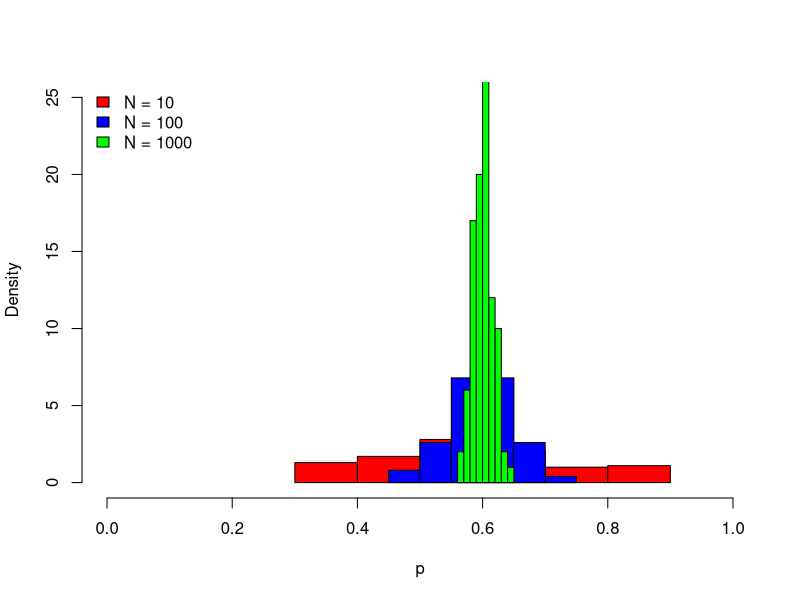
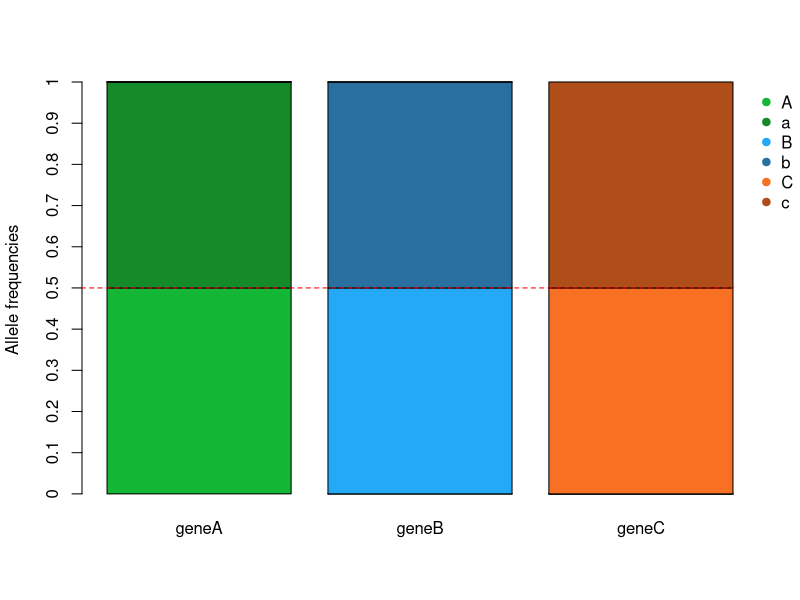
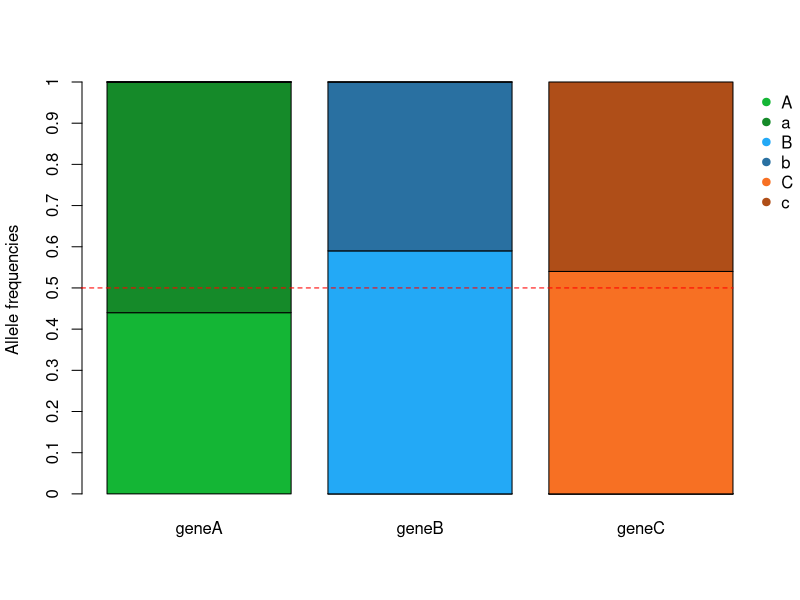
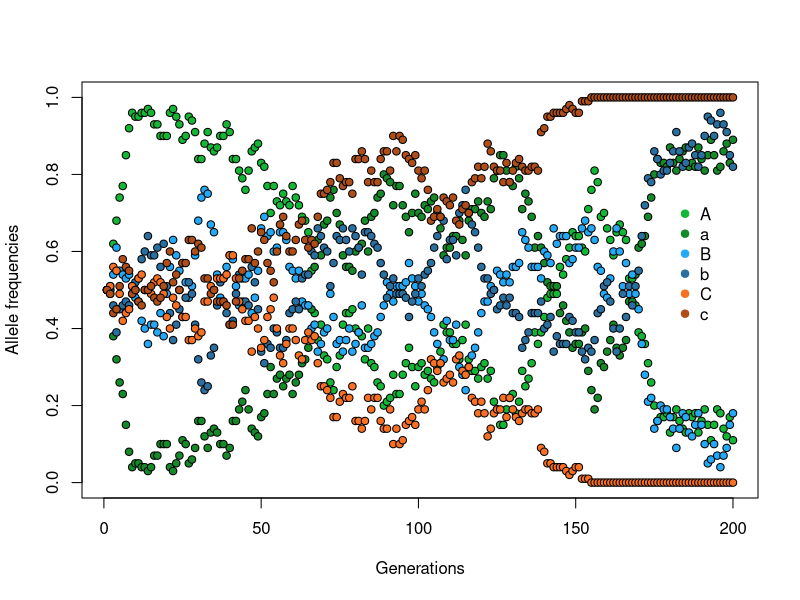

Write the R code that produced these figures, in order. (Note: a time limit stopped this script after it produced the figures.)
## ---- chunk 1
knitr::opts_chunk$set(echo = TRUE)
x <- c("DT", "tidyverse", "RColorBrewer", "learnPopGen")
lapply(x, require, character.only = T)
rm(x)
## ---- chunk 2
A1_10_freq <- rep(NA, 100)
for(i in 1:100){
  A1_10 <- sample(c("A1", "A2"), 10, replace = T, prob = c(0.6, 0.4))
  A1_10_freq[i] <- sum(A1_10[] == "A1")/length(A1_10)
}
A1_100_freq <- rep(NA, 100)
for(i in 1:100){
  A1_100 <- sample(c("A1", "A2"), 100, replace = T, prob = c(0.6, 0.4))
  A1_100_freq[i] <- sum(A1_100[] == "A1")/length(A1_100)
}
A1_1000_freq <- rep(NA, 100)
for(i in 1:100){
  A1_1000 <- sample(c("A1", "A2"), 1000, replace = T, prob = c(0.6, 0.4))
  A1_1000_freq[i] <- sum(A1_1000[] == "A1")/length(A1_1000)
}

hist(A1_10_freq, col='red', xlim = c(0,1), ylim=c(0,25), freq = F,
     xlab = "p", main = "")
hist(A1_100_freq, col='blue', add=TRUE, freq = FALSE)
hist(A1_1000_freq, col='green', add=TRUE, freq = FALSE)
legend("topleft", legend = c("N = 10", "N = 100", "N = 1000"), fill = c("red", "blue", "green"), bty = "n")

## ---- chunk 3
pop.ls <- list(geneA = c(rep("A",50), rep("a",50)), 
               geneB = c(rep("B",50), rep("b",50)),
               geneC = c(rep("C",50), rep("c",50)))

pop.df <- data.frame(Gene = c(rep("geneA", 100),
                              rep("geneB", 100),
                              rep("geneC", 100)),
                     Alleles = matrix(unlist(pop.ls),
                                      ncol = 1, byrow=F))

barplot(
  table(pop.df$Allele,
        pop.df$Gene)/nrow(pop.df[pop.df$Gene == "geneA",]),
  col = c("#14B635", "#158A29",
          "#23A9F6", "#2970A1",
          "#F77023", "#AF4E18"),
  xlab="",
  ylab="Allele frequencies",
  axes = F
)
axis(side = 2,
     labels = seq(from = 0, to = 1, by = 0.1),
     at = seq(from = 0, to = 1, by = 0.1))
lines(x = c(0.06,1,2,3,3.6),
      y = c(0.5, 0.5, 0.5, 0.5, 0.5),
      lty = 2, col = "red")
par(xpd=TRUE)
legend(3.7, 1, c("A", "a", "B", "b", "C", "c"),
       pch = rep(19, 4), col = c("#14B635", "#158A29",
                                 "#23A9F6", "#2970A1",
                                 "#F77023", "#AF4E18"),
       horiz = F, bty = "n")
## ---- chunk 4
set.seed(482)
pop.ls.t1 <- lapply(pop.ls, sample, 100, replace = T)
pop.df.t1 <- data.frame(Gene = c(rep("geneA", 100),
                                 rep("geneB", 100), 
                                 rep("geneC", 100)),
                     Alleles = matrix(unlist(pop.ls.t1),
                                      ncol = 1, byrow=F))
barplot(
  table(pop.df.t1$Allele,
        pop.df.t1$Gene)/nrow(pop.df.t1[pop.df.t1$Gene == "geneA",]),
  col = c("#14B635", "#158A29",
          "#23A9F6", "#2970A1",
          "#F77023", "#AF4E18" ),
  xlab="",
  ylab="Allele frequencies",
  axes = F
)
axis(side = 2, labels = seq(from = 0, to = 1, by = 0.1),
     at = seq(from = 0, to = 1, by = 0.1))
lines(x = c(0.06,1,2,3,3.6), y = c(0.5, 0.5, 0.5, 0.5, 0.5),
      lty = 2, col = "red")
par(xpd=TRUE)
legend(3.7, 1, c("A", "a", "B", "b", "C", "c"),
       pch = rep(19, 4), col = c("#14B635", "#158A29",
                                 "#23A9F6", "#2970A1",
                                 "#F77023", "#AF4E18" ),
       horiz = F, bty = "n")
## ---- chunk 5
set.seed(23561)
geneA <- vector(mode = "list", length = 200)
geneB <- vector(mode = "list", length = 200)
geneC <- vector(mode = "list", length = 200)
geneA[[1]] <- pop.ls[[1]]
geneB[[1]] <- pop.ls[[2]]
geneC[[1]] <- pop.ls[[3]]

for (i in 2:200) {
  geneA[[i]] <- sample(geneA[[i-1]], 100, replace = T)
  geneB[[i]] <- sample(geneB[[i-1]], 100, replace = T)
  geneC[[i]] <- sample(geneC[[i-1]], 100, replace = T)
}

freqA <- NULL
freqa <- NULL
freqB <- NULL
freqb <- NULL 
freqC <- NULL
freqc <- NULL 
for (i in 1:200) {
  freqA[i] <- sum(geneA[[i]] == "A")/ length(geneA[[i]])
  freqa[i] <- sum(geneA[[i]] == "a")/ length(geneA[[i]])
  freqB[i] <- sum(geneB[[i]] == "B")/ length(geneB[[i]])
  freqb[i] <- sum(geneB[[i]] == "b")/ length(geneB[[i]])
  freqC[i] <- sum(geneC[[i]] == "C")/ length(geneC[[i]])
  freqc[i] <- sum(geneC[[i]] == "c")/ length(geneC[[i]])
}

plot(1,0, type="n", xlim=c(1,200), ylim=c(0,1),
     main = "",
     xlab="Generations", ylab="Allele frequencies")
points(1:200, freqA, pch = 21, col = "black", bg = "#14B635")
points(1:200, freqa, pch = 21, col = "black", bg = "#158A29")
points(1:200, freqB, pch = 21, col = "black", bg = "#23A9F6")
points(1:200, freqb, pch = 21, col = "black", bg = "#2970A1")
points(1:200, freqC, pch = 21, col = "black", bg = "#F77023")
points(1:200, freqc, pch = 21, col = "black", bg = "#AF4E18")
par(xpd=TRUE)
legend(180, .75, c("A", "a", "B", "b", "C", "c"),
       pch = rep(19, 4), col = c("#14B635", "#158A29",
                                 "#23A9F6", "#2970A1",
                                 "#F77023", "#AF4E18" ),
       horiz = F, bty = "n")
## ---- chunk 6
#| code-fold: true
#| code-summary: "Show the code"
# simulare il tempo medio di fissazione degli alleli
#pop.ls <- list(geneA = c(rep("A",50), rep("a",50)), 
#               geneB = c(rep("B",50), rep("b",50)),
#               geneC = c(rep("C",50), rep("c",50)))


# pop.ls  =  lista contenente i geni della popolazione
# num.sim = numero di volte la simulazione deve girare
sim.gen2fix <- function (pop.ls, num.sims) {
  
  # numero totale di loci per ogni gene   
  n <- length(pop.ls[[1]])
  # numero di geni differenti nella popolazione
  n.genes <- length(pop.ls)
  # lista vuota per i risultati della simulazione
  generations <- vector(mode = "list", length = length(pop.ls))
  for (h in 1:n.genes){
    generations[[h]] <- rep(0, num.sims)
  }
  names(generations) <- names(pop.ls)
  
  # ciclo di simulazione 
  for (i in 1:num.sims) {
    temp.pop.ls <- pop.ls
    for (y in 1:n.genes) {
      while (max(table(temp.pop.ls[[y]])) < n) {
        temp.pop.ls[[y]] <- sample(temp.pop.ls[[y]],
                                   100, replace = T)
        generations[[y]][i] <- generations[[y]][i] + 1
      }
    }
  }
  
    # statistiche descrittive dei risultati
  df <- rbind(data.frame(lapply(generations, mean)),
        data.frame(lapply(generations, sd))) 
  rownames(df) <- c("mean", "sd")

  # ciclo per plottare i risultati
  # modificare se i geni da plottare sono > 4
  par(mfrow = c(2,2))
  for (z in 1:n.genes) {
    graph <- generations[[z]]
    hist(graph, 
         main = paste("Num. of generations to fix ",
                             names(generations[z])),
         xlab = "Generations")
    abline(v=mean(graph), lwd=2, lty=2, col="red")
  }
  
  #return(df)
}

sim.gen2fix(pop.ls, 5000)
## ---- chunk 7
alleles <- c("A","a")

n_sizes <- c(5,10,20,50,100,500,1000)

df <- data.frame(N = rep(n_sizes, each=50),
                 Freq_A = NA,
                 Freq_a = NA)

for(row in 1:nrow(df)) {
  # selezione casuale di alleli 
  a <- sample(alleles, size=df$N[row], replace = T)
  # find the frequency
  f <- sum(a == "A") / length(a)
  # assign it back to the data.frame
  df$Freq_A[row] <- f
  df$Freq_a[row] <- 1-f
}

df_mean_freq_N <- df %>% 
  group_by(as.factor(N)) %>% 
  summarise(A = mean(Freq_A),
            a = mean(Freq_a))

df_sd_freq_N <- df %>% 
  group_by(as.factor(N)) %>% 
  summarise(A = sd(Freq_A),
            a = sd(Freq_a))

df_mean_freq_N_mtrx <- as.matrix(df_mean_freq_N[,2:3])
rownames(df_mean_freq_N_mtrx) <- c(5,10,20,50,100,500,1000)

df_sd_freq_N_mtrx <- as.matrix(df_sd_freq_N[,2:3])
rownames(df_sd_freq_N_mtrx) <- c(5,10,20,50,100,500,1000)

#A function to add arrows on the chart
error.bar <- function(x, y, upper, lower=upper, length=0.1,...){
  arrows(x,y+upper, x, y-lower, 
         angle=90, code=3, length=length, ...)
}

df_mean_freq_N_mtrx.blt <-barplot(df_mean_freq_N_mtrx, 
                                  beside = T, 
        ylim = c(0,1), 
        col = rev(brewer.pal(7, "Blues")),
        xlab = "Alleles",
        ylab = "Frequency")
legend("top", legend = c(5,10,20,50,100,500,1000),
       fill = rev(brewer.pal(7, "Blues")), 
       title = "N", horiz = T)
lines(x = seq(0, 16, 1), y = rep(0.5, 17),
      lty = 2, col = "red", lwd = 3)
error.bar(df_mean_freq_N_mtrx.blt, df_mean_freq_N_mtrx, 
          df_sd_freq_N_mtrx)
## ---- chunk 8
n <- 20
t <- 15
i <- 1
connect_matrix <- matrix(NA,
                         nrow = t,
                         ncol = n)
gene_colors <- sample(colors(), n, replace = F)
connect_matrix[1,] <- gene_colors
while(i < t){
  connect_matrix[i+1,] <- sample(connect_matrix[i,],
                                 n, 
                                 replace = T)
  i <- i + 1
}
plot(expand.grid(1:n, 1:t)[,1],
     expand.grid(1:n, 1:t)[,2],
     asp = 1,
     frame.plot = F,
     ann = F,
     axes = F, type = "n")
points(expand.grid(1:n, 1:t)[,1],
       expand.grid(1:n, 1:t)[,2],
       pch = 21, 
       cex = 2, 
       col = "black",
       bg = t(connect_matrix))
text(x = min(1:n)-2.5, y = max(1:t), labels = expression('Present (t'[i]*')'))
text(x = min(1:n)-2.5, y = min(1:t), labels = expression('Past (t'[0]*')'))
labelingGen <- t
while(labelingGen > 0){
  text(x = max(1:n) + 2.5, y = labelingGen,
       labels = paste("Gen.", labelingGen-1, sep = " "))
  labelingGen <- labelingGen-1
}
